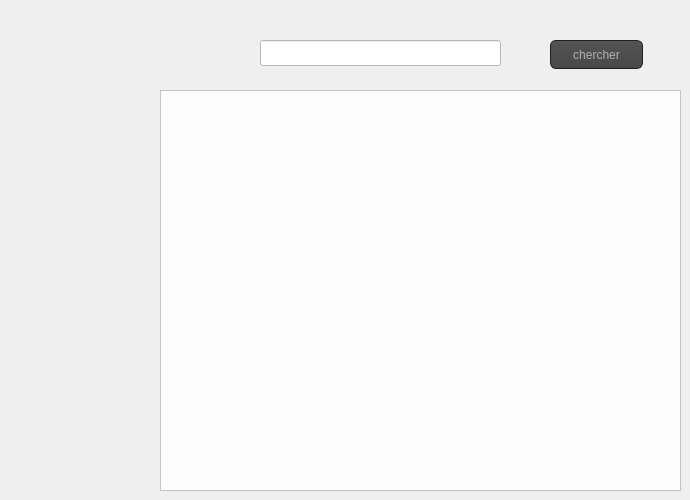
    <widget class="QWidget" name="tab_4">
     <attribute name="title">
      <string>chercher </string>
     </attribute>
     <widget class="QPushButton" name="pb_chercher">
      <property name="geometry">
       <rect>
        <x>550</x>
        <y>40</y>
        <width>93</width>
        <height>29</height>
       </rect>
      </property>
      <property name="styleSheet">
       <string notr="true">QToolTip
{
     border: 1px solid black;
     background-color: #ffa02f;
     padding: 1px;
     border-radius: 3px;
     opacity: 100;
}

QWidget
{
    color: #b1b1b1;
    background-color: #323232;
}

QWidget:item:hover
{
    background-color: QLinearGradient( x1: 0, y1: 0, x2: 0, y2: 1, stop: 0 #ffa02f, stop: 1 #ca0619);
    color: #000000;
}

QWidget:item:selected
{
    background-color: QLinearGradient( x1: 0, y1: 0, x2: 0, y2: 1, stop: 0 #ffa02f, stop: 1 #d7801a);
}

QMenuBar::item
{
    background: transparent;
}

QMenuBar::item:selected
{
    background: transparent;
    border: 1px solid #ffaa00;
}

QMenuBar::item:pressed
{
    background: #444;
    border: 1px solid #000;
    background-color: QLinearGradient(
        x1:0, y1:0,
        x2:0, y2:1,
        stop:1 #212121,
        stop:0.4 #343434/*,
        stop:0.2 #343434,
        stop:0.1 #ffaa00*/
    );
    margin-bottom:-1px;
    padding-bottom:1px;
}

QMenu
{
    border: 1px solid #000;
}

QMenu::item
{
    padding: 2px 20px 2px 20px;
}

QMenu::item:selected
{
    color: #000000;
}

QWidget:disabled
{
    color: #404040;
    background-color: #323232;
}

QAbstractItemView
{
    background-color: QLinearGradient( x1: 0, y1: 0, x2: 0, y2: 1, stop: 0 #4d4d4d, stop: 0.1 #646464, stop: 1 #5d5d5d);
}

QWidget:focus
{
    /*border: 2px solid QLinearGradient( x1: 0, y1: 0, x2: 0, y2: 1, stop: 0 #ffa02f, stop: 1 #d7801a);*/
}

QLineEdit
{
    background-color: QLinearGradient( x1: 0, y1: 0, x2: 0, y2: 1, stop: 0 #4d4d4d, stop: 0 #646464, stop: 1 #5d5d5d);
    padding: 1px;
    border-style: solid;
    border: 1px solid #1e1e1e;
    border-radius: 5;
}

QPushButton
{
    color: #b1b1b1;
    background-color: QLinearGradient( x1: 0, y1: 0, x2: 0, y2: 1, stop: 0 #565656, stop: 0.1 #525252, stop: 0.5 #4e4e4e, stop: 0.9 #4a4a4a, stop: 1 #464646);
    border-width: 1px;
    border-color: #1e1e1e;
    border-style: solid;
    border-radius: 6;
    padding: 3px;
    font-size: 12px;
    padding-left: 5px;
    padding-right: 5px;
}

QPushButton:pressed
{
    background-color: QLinearGradient( x1: 0, y1: 0, x2: 0, y2: 1, stop: 0 #2d2d2d, stop: 0.1 #2b2b2b, stop: 0.5 #292929, stop: 0.9 #282828, stop: 1 #252525);
}

QComboBox
{
    selection-background-color: #ffaa00;
    background-color: QLinearGradient( x1: 0, y1: 0, x2: 0, y2: 1, stop: 0 #565656, stop: 0.1 #525252, stop: 0.5 #4e4e4e, stop: 0.9 #4a4a4a, stop: 1 #464646);
    border-style: solid;
    border: 1px solid #1e1e1e;
    border-radius: 5;
}

QComboBox:hover,QPushButton:hover
{
    border: 2px solid QLinearGradient( x1: 0, y1: 0, x2: 0, y2: 1, stop: 0 #ffa02f, stop: 1 #d7801a);
}


QComboBox:on
{
    padding-top: 3px;
    padding-left: 4px;
    background-color: QLinearGradient( x1: 0, y1: 0, x2: 0, y2: 1, stop: 0 #2d2d2d, stop: 0.1 #2b2b2b, stop: 0.5 #292929, stop: 0.9 #282828, stop: 1 #252525);
    selection-background-color: #ffaa00;
}

QComboBox QAbstractItemView
{
    border: 2px solid darkgray;
    selection-background-color: QLinearGradient( x1: 0, y1: 0, x2: 0, y2: 1, stop: 0 #ffa02f, stop: 1 #d7801a);
}

QComboBox::drop-down
{
     subcontrol-origin: padding;
     subcontrol-position: top right;
     width: 15px;

     border-left-width: 0px;
     border-left-color: darkgray;
     border-left-style: solid; /* just a single line */
     border-top-right-radius: 3px; /* same radius as the QComboBox */
     border-bottom-right-radius: 3px;
 }

QComboBox::down-arrow
{
     image: url(:/down_arrow.png);
}

QGroupBox:focus
{
border: 2px solid QLinearGradient( x1: 0, y1: 0, x2: 0, y2: 1, stop: 0 #ffa02f, stop: 1 #d7801a);
}

QTextEdit:focus
{
    border: 2px solid QLinearGradient( x1: 0, y1: 0, x2: 0, y2: 1, stop: 0 #ffa02f, stop: 1 #d7801a);
}

QScrollBar:horizontal {
     border: 1px solid #222222;
     background: QLinearGradient( x1: 0, y1: 0, x2: 0, y2: 1, stop: 0.0 #121212, stop: 0.2 #282828, stop: 1 #484848);
     height: 7px;
     margin: 0px 16px 0 16px;
}

QScrollBar::handle:horizontal
{
      background: QLinearGradient( x1: 0, y1: 0, x2: 1, y2: 0, stop: 0 #ffa02f, stop: 0.5 #d7801a, stop: 1 #ffa02f);
      min-height: 20px;
      border-radius: 2px;
}

QScrollBar::add-line:horizontal {
      border: 1px solid #1b1b19;
      border-radius: 2px;
      background: QLinearGradient( x1: 0, y1: 0, x2: 1, y2: 0, stop: 0 #ffa02f, stop: 1 #d7801a);
      width: 14px;
      subcontrol-position: right;
      subcontrol-origin: margin;
}

QScrollBar::sub-line:horizontal {
      border: 1px solid #1b1b19;
      border-radius: 2px;
      background: QLinearGradient( x1: 0, y1: 0, x2: 1, y2: 0, stop: 0 #ffa02f, stop: 1 #d7801a);
      width: 14px;
     subcontrol-position: left;
     subcontrol-origin: margin;
}

QScrollBar::right-arrow:horizontal, QScrollBar::left-arrow:horizontal
{
      border: 1px solid black;
      width: 1px;
      height: 1px;
      background: white;
}

QScrollBar::add-page:horizontal, QScrollBar::sub-page:horizontal
{
      background: none;
}

QScrollBar:vertical
{
      background: QLinearGradient( x1: 0, y1: 0, x2: 1, y2: 0, stop: 0.0 #121212, stop: 0.2 #282828, stop: 1 #484848);
      width: 7px;
      margin: 16px 0 16px 0;
      border: 1px solid #222222;
}

QScrollBar::handle:vertical
{
      background: QLinearGradient( x1: 0, y1: 0, x2: 0, y2: 1, stop: 0 #ffa02f, stop: 0.5 #d7801a, stop: 1 #ffa02f);
      min-height: 20px;
      border-radius: 2px;
}

QScrollBar::add-line:vertical
{
      border: 1px solid #1b1b19;
      border-radius: 2px;
      background: QLinearGradient( x1: 0, y1: 0, x2: 0, y2: 1, stop: 0 #ffa02f, stop: 1 #d7801a);
      height: 14px;
      subcontrol-position: bottom;
      subcontrol-origin: margin;
}

QScrollBar::sub-line:vertical
{
      border: 1px solid #1b1b19;
      border-radius: 2px;
      background: QLinearGradient( x1: 0, y1: 0, x2: 0, y2: 1, stop: 0 #d7801a, stop: 1 #ffa02f);
      height: 14px;
      subcontrol-position: top;
      subcontrol-origin: margin;
}

QScrollBar::up-arrow:vertical, QScrollBar::down-arrow:vertical
{
      border: 1px solid black;
      width: 1px;
      height: 1px;
      background: white;
}


QScrollBar::add-page:vertical, QScrollBar::sub-page:vertical
{
      background: none;
}

QTextEdit
{
    background-color: #242424;
}

QPlainTextEdit
{
    background-color: #242424;
}

QHeaderView::section
{
    background-color: QLinearGradient(x1:0, y1:0, x2:0, y2:1, stop:0 #616161, stop: 0.5 #505050, stop: 0.6 #434343, stop:1 #656565);
    color: white;
    padding-left: 4px;
    border: 1px solid #6c6c6c;
}

QCheckBox:disabled
{
color: #414141;
}

QDockWidget::title
{
    text-align: center;
    spacing: 3px; /* spacing between items in the tool bar */
    background-color: QLinearGradient(x1:0, y1:0, x2:0, y2:1, stop:0 #323232, stop: 0.5 #242424, stop:1 #323232);
}

QDockWidget::close-button, QDockWidget::float-button
{
    text-align: center;
    spacing: 1px; /* spacing between items in the tool bar */
    background-color: QLinearGradient(x1:0, y1:0, x2:0, y2:1, stop:0 #323232, stop: 0.5 #242424, stop:1 #323232);
}

QDockWidget::close-button:hover, QDockWidget::float-button:hover
{
    background: #242424;
}

QDockWidget::close-button:pressed, QDockWidget::float-button:pressed
{
    padding: 1px -1px -1px 1px;
}

QMainWindow::separator
{
    background-color: QLinearGradient(x1:0, y1:0, x2:0, y2:1, stop:0 #161616, stop: 0.5 #151515, stop: 0.6 #212121, stop:1 #343434);
    color: white;
    padding-left: 4px;
    border: 1px solid #4c4c4c;
    spacing: 3px; /* spacing between items in the tool bar */
}

QMainWindow::separator:hover
{

    background-color: QLinearGradient(x1:0, y1:0, x2:0, y2:1, stop:0 #d7801a, stop:0.5 #b56c17 stop:1 #ffa02f);
    color: white;
    padding-left: 4px;
    border: 1px solid #6c6c6c;
    spacing: 3px; /* spacing between items in the tool bar */
}

QToolBar::handle
{
     spacing: 3px; /* spacing between items in the tool bar */
     background: url(:/images/handle.png);
}

QMenu::separator
{
    height: 2px;
    background-color: QLinearGradient(x1:0, y1:0, x2:0, y2:1, stop:0 #161616, stop: 0.5 #151515, stop: 0.6 #212121, stop:1 #343434);
    color: white;
    padding-left: 4px;
    margin-left: 10px;
    margin-right: 5px;
}

QProgressBar
{
    border: 2px solid grey;
    border-radius: 5px;
    text-align: center;
}

QProgressBar::chunk
{
    background-color: #d7801a;
    width: 2.15px;
    margin: 0.5px;
}

QTabBar::tab {
    color: #b1b1b1;
    border: 1px solid #444;
    border-bottom-style: none;
    background-color: #323232;
    padding-left: 10px;
    padding-right: 10px;
    padding-top: 3px;
    padding-bottom: 2px;
    margin-right: -1px;
}

QTabWidget::pane {
    border: 1px solid #444;
    top: 1px;
}

QTabBar::tab:last
{
    margin-right: 0; /* the last selected tab has nothing to overlap with on the right */
    border-top-right-radius: 3px;
}

QTabBar::tab:first:!selected
{
 margin-left: 0px; /* the last selected tab has nothing to overlap with on the right */


    border-top-left-radius: 3px;
}

QTabBar::tab:!selected
{
    color: #b1b1b1;
    border-bottom-style: solid;
    margin-top: 3px;
    background-color: QLinearGradient(x1:0, y1:0, x2:0, y2:1, stop:1 #212121, stop:.4 #343434);
}

QTabBar::tab:selected
{
    border-top-left-radius: 3px;
    border-top-right-radius: 3px;
    margin-bottom: 0px;
}

QTabBar::tab:!selected:hover
{
    /*border-top: 2px solid #ffaa00;
    padding-bottom: 3px;*/
    border-top-left-radius: 3px;
    border-top-right-radius: 3px;
    background-color: QLinearGradient(x1:0, y1:0, x2:0, y2:1, stop:1 #212121, stop:0.4 #343434, stop:0.2 #343434, stop:0.1 #ffaa00);
}

QRadioButton::indicator:checked, QRadioButton::indicator:unchecked{
    color: #b1b1b1;
    background-color: #323232;
    border: 1px solid #b1b1b1;
    border-radius: 6px;
}

QRadioButton::indicator:checked
{
    background-color: qradialgradient(
        cx: 0.5, cy: 0.5,
        fx: 0.5, fy: 0.5,
        radius: 1.0,
        stop: 0.25 #ffaa00,
        stop: 0.3 #323232
    );
}

QCheckBox::indicator{
    color: #b1b1b1;
    background-color: #323232;
    border: 1px solid #b1b1b1;
    width: 9px;
    height: 9px;
}

QRadioButton::indicator
{
    border-radius: 6px;
}

QRadioButton::indicator:hover, QCheckBox::indicator:hover
{
    border: 1px solid #ffaa00;
}

QCheckBox::indicator:checked
{
    image:url(:/images/checkbox.png);
}

QCheckBox::indicator:disabled, QRadioButton::indicator:disabled
{
    border: 1px solid #444;
}</string>
      </property>
      <property name="text">
       <string>chercher</string>
      </property>
     </widget>
     <widget class="QLineEdit" name="le_recherche">
      <property name="geometry">
       <rect>
        <x>260</x>
        <y>40</y>
        <width>241</width>
        <height>26</height>
       </rect>
      </property>
      <property name="styleSheet">
       <string notr="true">background-color: rgb(255, 255, 255);</string>
      </property>
     </widget>
     <widget class="QTableView" name="table_recherche">
      <property name="geometry">
       <rect>
        <x>160</x>
        <y>90</y>
        <width>521</width>
        <height>401</height>
       </rect>
      </property>
      <property name="styleSheet">
       <string notr="true">background-color: rgb(253, 253, 253);</string>
      </property>
     </widget>
    </widget>
